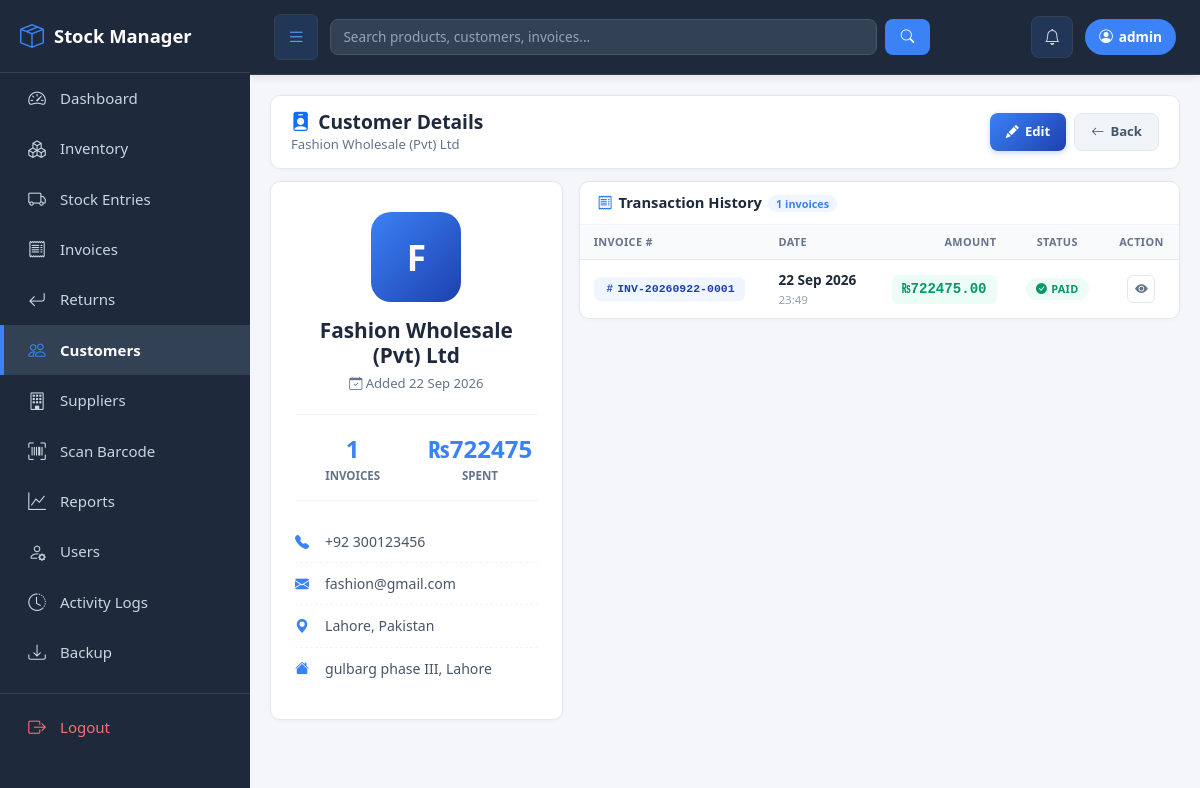
Screenshot of /customers/1/ (signed in) with the database file from the repository.
### inventory/models.py (models this page shows, shortened)
class Customer(models.Model):
    company_name = models.CharField(max_length=200, help_text="Primary - Company/LLC name")
    contact_person = models.CharField(max_length=200, blank=True, help_text="Optional - Person name")
    country_code = models.CharField(max_length=5, default='+971')
    phone = models.CharField(max_length=20)
    email = models.EmailField(blank=True, help_text="Email address")
    address = models.TextField(blank=True)
    city = models.CharField(max_length=100, blank=True)
    country = models.CharField(max_length=100, blank=True, default='UAE')
    trn = models.CharField(max_length=50, blank=True, help_text="Tax Registration Number")
    created_at = models.DateTimeField(auto_now_add=True)
    created_by = models.ForeignKey(User, on_delete=models.SET_NULL, null=True, blank=True)
    class Meta:
        ordering = ['company_name']
    @property
    def full_phone(self):
        return f"{self.country_code} {self.phone}"
    @property
    def total_purchases(self):
        return self.invoices.aggregate(
            total=models.Sum('grand_total')
        )['total'] or 0

class Invoice(models.Model):
    PAYMENT_STATUS = (
        ('PAID', 'Paid'),
        ('UNPAID', 'Unpaid'),
        ('PARTIAL', 'Partial'),
    )
    PAYMENT_METHODS = (
        ('CASH', 'Cash'),
        ('CARD', 'Card'),
        ('BANK', 'Bank Transfer'),
        ('CREDIT', 'Credit'),
    )
    invoice_number = models.CharField(max_length=50, unique=True)
    customer = models.ForeignKey(Customer, on_delete=models.SET_NULL, null=True, blank=True, related_name='invoices')
    customer_name = models.CharField(max_length=200, blank=True, help_text="Walk-in customer name")
    created_by = models.ForeignKey(User, on_delete=models.SET_NULL, null=True, related_name='invoices')
    subtotal = models.DecimalField(max_digits=12, decimal_places=2, default=0)
    discount = models.DecimalField(max_digits=10, decimal_places=2, default=0)
    discount_percent = models.DecimalField(max_digits=5, decimal_places=2, default=0)
    tax_name = models.CharField(max_length=20, default='VAT')
    tax_percent = models.DecimalField(max_digits=5, decimal_places=2, default=0)
    tax = models.DecimalField(max_digits=10, decimal_places=2, default=0)
    grand_total = models.DecimalField(max_digits=12, decimal_places=2, default=0)
    payment_method = models.CharField(max_length=20, choices=PAYMENT_METHODS, default='CASH')
    payment_status = models.CharField(max_length=20, choices=PAYMENT_STATUS, default='PAID')
    notes = models.TextField(blank=True)
    created_at = models.DateTimeField(auto_now_add=True)
    class Meta:
        ordering = ['-created_at']

### inventory/views.py (the view)
# urls.py: path('customers/<int:customer_id>/', views.customer_detail, name='customer_detail'),
@login_required
def customer_detail(request, customer_id):
    customer = get_object_or_404(Customer, id=customer_id)
    invoices = customer.invoices.all().order_by('-created_at')
    return render(request, 'customer_detail.html', {
        'customer': customer,
        'invoices': invoices,
        'currency_symbol': Settings.get_currency_symbol(),
    })

### inventory/templates/customer_detail.html (shortened to what this page needs)
{% extends 'base.html' %}
{% load static %}
{% block content %}
<div class="page-header">
    <div class="page-header-content">
        <div>
            <h2 class="page-title">
                <i class="bi bi-person-badge-fill text-primary"></i>
                Customer Details
            </h2>
            <p class="page-subtitle">{{ customer.company_name }}</p>
        </div>
        <div class="page-header-actions">
            <a href="{% url 'edit_customer' customer.id %}" class="btn-add-product">
                <i class="bi bi-pencil-fill"></i> Edit
            </a>
            <a href="{% url 'customers' %}" class="btn-secondary-action">
                <i class="bi bi-arrow-left"></i> Back
            </a>
        </div>
    </div>
</div>
<div class="row g-3">
    <div class="col-md-4">
        <div class="form-card">
            <div class="form-card-body" style="text-align: center; padding: 30px 24px;">
                <div class="stat-icon" style="width: 90px; height: 90px; margin: 0 auto 16px; border-radius: 20px; font-size: 2.2rem; font-weight: 800; background: linear-gradient(135deg, #3b82f6, #1e40af); color: #fff;">
                    {{ customer.company_name|first|upper }}
                </div>
                <h4 style="font-size: 1.3rem; font-weight: 800; color: #1e293b; margin: 0 0 6px;">{{ customer.company_name }}</h4>
                <p style="color: #64748b; font-size: 0.82rem; margin-bottom: 20px;">
                    <i class="bi bi-calendar-check"></i> Added {{ customer.created_at|date:"d M Y" }}
                </p>
                <div style="display: grid; grid-template-columns: 1fr 1fr; gap: 12px; margin-bottom: 20px; padding: 16px 0; border-top: 1px solid #f1f5f9; border-bottom: 1px solid #f1f5f9;">
                    <div>
                        <div style="font-size: 1.5rem; font-weight: 800; color: #3b82f6;">{{ customer.invoices.count }}</div>
                        <div style="font-size: 0.72rem; color: #64748b; text-transform: uppercase; font-weight: 600;">Invoices</div>
                    </div>
                    <div>
                        <div style="font-size: 1.5rem; font-weight: 800; color: #3b82f6;">{{ currency_symbol }}{{ customer.total_purchases|floatformat:0 }}</div>
                        <div style="font-size: 0.72rem; color: #64748b; text-transform: uppercase; font-weight: 600;">Spent</div>
                    </div>
                </div>
                <div style="text-align: left;">
                    <div style="display: flex; align-items: flex-start; gap: 10px; padding: 10px 0; border-bottom: 1px dashed #f1f5f9; font-size: 0.88rem; color: #475569;">
                        <i class="bi bi-telephone-fill" style="color: #3b82f6; width: 20px;"></i>
                        <span>{{ customer.full_phone|default:"—" }}</span>
                    </div>
                    <div style="display: flex; align-items: flex-start; gap: 10px; padding: 10px 0; border-bottom: 1px dashed #f1f5f9; font-size: 0.88rem; color: #475569;">
                        <i class="bi bi-envelope-fill" style="color: #3b82f6; width: 20px;"></i>
                        <span>{{ customer.email|default:"—" }}</span>
                    </div>
                    <div style="display: flex; align-items: flex-start; gap: 10px; padding: 10px 0; border-bottom: 1px dashed #f1f5f9; font-size: 0.88rem; color: #475569;">
                        <i class="bi bi-geo-alt-fill" style="color: #3b82f6; width: 20px;"></i>
                        <span>{{ customer.city|default:"—" }}{% if customer.country %}, {{ customer.country }}{% endif %}</span>
                    </div>
                    {% if customer.address %}
                    <div style="display: flex; align-items: flex-start; gap: 10px; padding: 10px 0; font-size: 0.88rem; color: #475569;">
                        <i class="bi bi-house-fill" style="color: #3b82f6; width: 20px;"></i>
                        <span>{{ customer.address }}</span>
                    </div>
                    {% endif %}
                </div>
            </div>
        </div>
    </div>
    <div class="col-md-8">
        <div class="products-card">
            <div class="products-card-header">
                <h5 class="products-card-title">
                    <i class="bi bi-receipt text-primary"></i>
                    Transaction History
                    <span class="products-count">{{ invoices|length }} invoices</span>
                </h5>
            </div>
            <div class="products-card-body p-0">
                {% if invoices %}
                    <div class="table-responsive">
                        <table class="modern-inv-table">
                            <thead>
                                <tr>
                                    <th>Invoice #</th>
                                    <th>Date</th>
                                    <th class="text-end">Amount</th>
                                    <th class="text-center">Status</th>
                                    <th class="text-center">Action</th>
                                </tr>
                            </thead>
                            <tbody>
                                {% for inv in invoices %}
                                <tr>
                                    <td><span class="invoice-badge"><i class="bi bi-hash"></i> {{ inv.invoice_number|truncatechars:20 }}</span></td>
                                    <td>
                                        <strong style="color: #1e293b; font-size: 0.85rem;">{{ inv.created_at|date:"d M Y" }}</strong>
                                        <small style="color: #94a3b8; display: block; font-size: 0.72rem;">{{ inv.created_at|date:"H:i" }}</small>
                                    </td>
                                    <td class="text-end"><span class="amount-badge">{{ currency_symbol }}{{ inv.grand_total|floatformat:2 }}</span></td>
                                    <td class="text-center">
                                        {% if inv.payment_status == 'PAID' %}
                                            <span class="status-pill status-available"><i class="bi bi-check-circle-fill"></i> Paid</span>
                                        {% elif inv.payment_status == 'UNPAID' %}
                                            <span class="status-pill status-out"><i class="bi bi-x-circle-fill"></i> Unpaid</span>
                                        {% else %}
                                            <span class="status-pill status-low"><i class="bi bi-hourglass-split"></i> Partial</span>
                                        {% endif %}
                                    </td>
                                    <td class="text-center">
                                        <a href="{% url 'invoice_detail' inv.id %}" class="action-btn action-primary" title="View"><i class="bi bi-eye-fill"></i></a>
                                    </td>
                                </tr>
                                {% endfor %}
                            </tbody>
                        </table>
                    </div>
                {% else %}
                    <div class="empty-state-inventory">
                        <i class="bi bi-receipt"></i>
                        <h5>No Transactions Yet</h5>
                        <p>This customer has no invoices.</p>
                    </div>
                {% endif %}
            </div>
        </div>
    </div>
</div>
{% endblock %}

### inventory/templates/base.html (shortened to what this page needs)
<!DOCTYPE html>
<html lang="en">
<head>
    <link href="https://cdn.jsdelivr.net/npm/bootstrap@5.3.2/dist/css/bootstrap.min.css" rel="stylesheet">
    {% load static %}
    <link href="https://cdn.jsdelivr.net/npm/bootstrap-icons@1.11.1/font/bootstrap-icons.css" rel="stylesheet">
    <link rel="stylesheet" href="{% static 'css/style.css' %}">
</head>
<body>
{% if user.is_authenticated %}
{% with current=request.resolver_match.url_name %}
<aside class="sidebar" id="sidebar">
    <div class="brand">
        <div class="brand-left">
            <i class="bi bi-box-seam"></i>
            <span>Stock Manager</span>
        </div>
    </div>
    <a href="{% url 'dashboard' %}" class="{% if current == 'dashboard' %}active{% endif %}">
        <i class="bi bi-speedometer2"></i> Dashboard
    </a>
    <a href="{% url 'inventory_list' %}" class="">
        <i class="bi bi-boxes"></i> Inventory
    </a>
    <a href="{% url 'stock_entries' %}" class="{% if current == 'stock_entries' or current == 'create_stock_entry' %}active{% endif %}">
        <i class="bi bi-truck"></i> Stock Entries
    </a>
    <a href="{% url 'invoice_list' %}" class="{% if current == 'invoice_list' or current == 'create_invoice' or current == 'invoice_detail' %}active{% endif %}">
        <i class="bi bi-receipt"></i> Invoices
    </a>
    <a href="{% url 'returns' %}" class="{% if current == 'returns' %}active{% endif %}">
        <i class="bi bi-arrow-return-left"></i> Returns
    </a>
    <a href="{% url 'customers' %}" class="{% if current == 'customers' or current == 'customer_detail' or current == 'edit_customer' %}active{% endif %}">
        <i class="bi bi-people"></i> Customers
    </a>
    <a href="{% url 'suppliers' %}" class="{% if current == 'suppliers' or current == 'supplier_detail' or current == 'edit_supplier' %}active{% endif %}">
        <i class="bi bi-building"></i> Suppliers
    </a>
    <a href="{% url 'scan_barcode' %}" class="{% if current == 'scan_barcode' %}active{% endif %}">
        <i class="bi bi-upc-scan"></i> Scan Barcode
    </a>
    <a href="{% url 'reports' %}" class="{% if current == 'reports' %}active{% endif %}">
        <i class="bi bi-graph-up"></i> Reports
    </a>
    {% if user.is_superuser %}
    <a href="{% url 'user_list' %}" class="{% if current == 'user_list' or current == 'create_staff' %}active{% endif %}">
        <i class="bi bi-person-gear"></i> Users
    </a>
    <a href="{% url 'activity_logs' %}" class="{% if current == 'activity_logs' %}active{% endif %}">
        <i class="bi bi-clock-history"></i> Activity Logs
    </a>
    <a href="{% url 'backup_data' %}" class="{% if current == 'backup_data' %}active{% endif %}">
        <i class="bi bi-download"></i> Backup
    </a>
    {% endif %}
    <div class="logout-section">
        <a href="{% url 'logout' %}" class="logout-link">
            <i class="bi bi-box-arrow-right"></i> Logout
        </a>
    </div>
</aside>
{% endwith %}
{% endif %}
<div class="{% if user.is_authenticated %}main-content{% else %}container mt-4{% endif %}" id="mainContent">
    {% if user.is_authenticated %}
    <div class="topbar">
        <div class="d-flex align-items-center flex-grow-1" style="gap: 12px;">
            <button class="menu-toggle" onclick="toggleSidebar()" title="Toggle Sidebar (Ctrl+B)">
                <i class="bi bi-list"></i>
            </button>
            <form method="get" action="{% url 'global_search' %}" class="d-flex flex-grow-1" style="max-width: 600px;">
                <input type="text" name="q" class="form-control search-input me-2"
                       placeholder="Search products, customers, invoices...">
                <button class="search-btn" type="submit">
                    <i class="bi bi-search"></i>
                </button>
            </form>
        </div>
        <div class="d-flex align-items-center" style="gap: 12px;">
            <a href="{% url 'notifications' %}" class="notif-btn" title="Notifications">
                <i class="bi bi-bell"></i>
            </a>
            <span class="user-badge">
                <i class="bi bi-person-circle"></i>
                {{ user.username }}
            </span>
        </div>
    </div>
    {% endif %}
    <div class="content-area">
        {% block content %}{% endblock %}
    </div>
</div>
</body>
</html>

### rows the page displays
Customer: company_name "Fashion Wholesale (Pvt) Ltd", company_name|first "F", created_at "22 Sep 2026", invoices.count "1", total_purchases "722475", full_phone "+92 300123456", email "fashion@gmail.com", city "Lahore", country "Pakistan", address "gulbarg phase III, Lahore"
Invoice: invoice_number "INV-20260922-0001", created_at "22 Sep 2026", created_at "23:49", currency_symbol "₨", grand_total "722475.00", payment_status "PAID" (drawn)

### other values shown
{{ user.username }} "admin"
{{ currency_symbol }} "₨"
{{ invoices|length }} "1"
